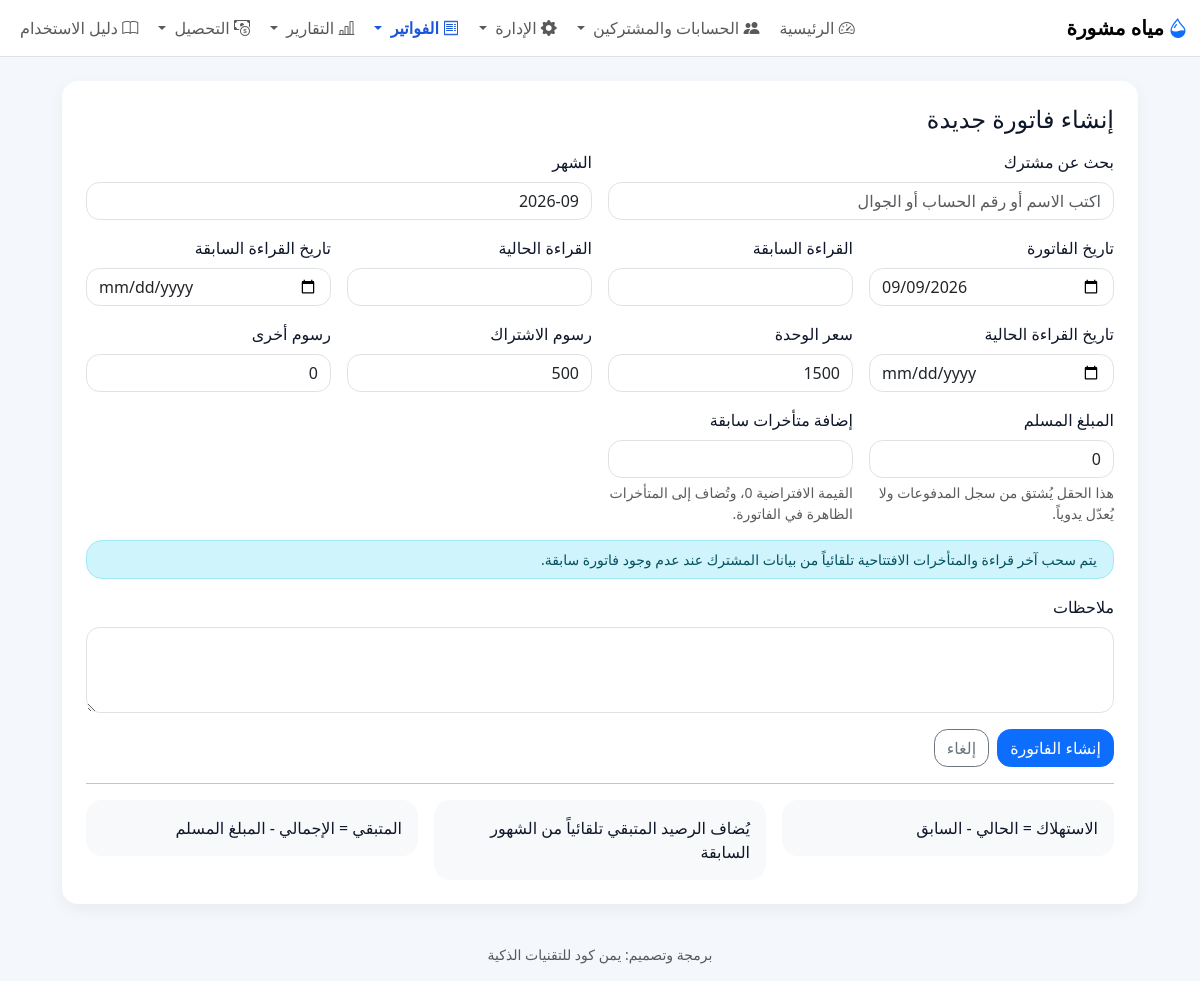
The app's page /invoices/new (signed in) with its own data.
### models.py (models this page shows)
class Base(DeclarativeBase):
    pass

class Settings(Base):
    __tablename__ = "settings"
    key: Mapped[str] = mapped_column(String, primary_key=True)
    value: Mapped[Optional[str]] = mapped_column(String, nullable=True)

### app.py (the view, shortened to what this page needs)
    @app.route("/invoices/new", methods=["GET", "POST"])
    @login_required
    @role_required(["admin", "staff", "collector"])
    def invoice_new():
        db = get_db()
        subscribers_list = db.execute("SELECT id, name, account_number FROM subscribers WHERE active=1 ORDER BY name").fetchall()
        selected_subscriber = None
        sid = request.args.get("subscriber_id", type=int)
        if sid:
            selected_subscriber = db.execute("SELECT * FROM subscribers WHERE id = ?", (sid,)).fetchone()
        return render_template(
            "invoice_form.html",
            subscribers=subscribers_list,
            mode="new",
            selected_subscriber=selected_subscriber,
            defaults={
                "unit_price": get_setting("default_unit_price", DEFAULT_SETTINGS["default_unit_price"]),
                "subscription_fee": get_setting("default_subscription_fee", DEFAULT_SETTINGS["default_subscription_fee"]),
                "invoice_date": date.today().isoformat(),
                "month_label": date.today().isoformat()[:7],
            },
            settings={k: get_setting(k, DEFAULT_SETTINGS[k]) for k in DEFAULT_SETTINGS},
        )

### app.py (called while the page is built)
def login_required(f):
    @wraps(f)
    def decorated_function(*args, **kwargs):
        if session.get("user_id") is None:
            flash("يرجى تسجيل الدخول أولاً.", "warning")
            return redirect(url_for("login"))
        return f(*args, **kwargs)
    return decorated_function

def role_required(allowed_roles):
    def decorator(f):
        @wraps(f)
        def wrapper(*args, **kwargs):
            if not session.get("user_id"):
                return redirect(url_for("login"))
            user_role = g.user["role"] if g.user else None
            if not user_role or user_role.lower() not in [r.lower() for r in allowed_roles]:
                flash("ليس لديك الصلاحية للوصول إلى هذه الصفحة أو تنفيذ هذه العملية.", "danger")
                return redirect(url_for("index"))
            return f(*args, **kwargs)
        return wrapper
    return decorator

### database.py (called while the page is built, shortened)
def get_db():
    if "db" not in g:
        INSTANCE_DIR.mkdir(exist_ok=True)
        g.db = SQLAlchemyDBProxy(SessionLocal())
        try:
            g.db.execute("PRAGMA foreign_keys = ON")
        except Exception:
            pass
    return g.db

@contextmanager
def orm_session_scope():
    session = SessionLocal()
    try:
        yield session
        session.commit()
    except Exception:
        session.rollback()
        raise
    finally:
        session.close()

def get_setting(key, default=""):
    with orm_session_scope() as session:
        row = session.get(Settings, key)
        return row.value if row and row.value is not None else default

    def __getitem__(self, key):
        if isinstance(key, int):
            return self._values[key]
        return self._mapping[key]

    def __len__(self):
        return len(self._values)

    def fetchone(self):
        if self._index >= len(self._rows):
            return None
        row = self._rows[self._index]
        self._index += 1
        return row

    def fetchall(self):
        if self._index >= len(self._rows):
            return []
        rows = self._rows[self._index:]
        self._index = len(self._rows)
        return rows

    def _connection(self):
        return self.session.connection()

    def close(self):
        try:
            self.session.close()
        finally:
            try:
                SessionLocal.remove()
            except Exception:
                pass

### templates/invoice_form.html (shortened to what this page needs)
{% extends "base.html" %}
{% block content %}
<div class="container" style="max-width: 1100px;">
  <div class="card p-4">
    <div class="d-flex justify-content-between align-items-center mb-3">
      <h4 class="mb-0">{{ 'إنشاء فاتورة جديدة' if mode=='new' else 'تعديل الفاتورة' }}</h4>
    </div>
    <form method="post" class="row g-3">
      <div class="col-lg-6">
        <label class="form-label">بحث عن مشترك</label>
        <div id="searchBox">
          <input id="subscriberSearch" class="form-control" placeholder="اكتب الاسم أو رقم الحساب أو الجوال" value="{% if selected_subscriber %}{{ selected_subscriber.name }} - {{ selected_subscriber.account_number }}{% endif %}">
        </div>
      </div>
      <div class="col-lg-6">
        <label class="form-label">الشهر</label>
        <input class="form-control" name="month_label" id="month_label" value="{{ invoice.month_label if invoice else defaults.month_label if defaults else '' }}">
      </div>
      <div class="col-lg-3"><label class="form-label">تاريخ الفاتورة</label><input type="date" class="form-control" name="invoice_date" id="invoice_date" value="{{ invoice.invoice_date if invoice else defaults.invoice_date if defaults else '' }}"></div>
      <div class="col-lg-3"><label class="form-label">القراءة السابقة</label><input class="form-control" name="previous_reading" id="previous_reading" value="{{ invoice.previous_reading if invoice else '' }}"></div>
      <div class="col-lg-3"><label class="form-label">القراءة الحالية</label><input class="form-control" name="current_reading" id="current_reading" value="{{ invoice.current_reading if invoice else '' }}" required></div>
      <div class="col-lg-3"><label class="form-label">تاريخ القراءة السابقة</label><input type="date" class="form-control" name="previous_reading_date" value="{{ invoice.previous_reading_date if invoice else '' }}"></div>
      <div class="col-lg-3"><label class="form-label">تاريخ القراءة الحالية</label><input type="date" class="form-control" name="current_reading_date" value="{{ invoice.current_reading_date if invoice else '' }}"></div>
      <div class="col-lg-3"><label class="form-label">سعر الوحدة</label><input class="form-control" name="unit_price" id="unit_price" value="{{ invoice.unit_price if invoice else defaults.unit_price if defaults else '' }}"></div>
      <div class="col-lg-3"><label class="form-label">رسوم الاشتراك</label><input class="form-control" name="subscription_fee" id="subscription_fee" value="{{ invoice.subscription_fee if invoice else defaults.subscription_fee if defaults else '' }}"></div>
      <div class="col-lg-3"><label class="form-label">رسوم أخرى</label><input class="form-control" name="other_charges" id="other_charges" value="{{ invoice.other_charges if invoice else 0 }}"></div>
      <div class="col-lg-3">
        <label class="form-label">المبلغ المسلم</label>
        <input class="form-control" name="paid_amount" id="paid_amount" value="{{ invoice.paid_amount if invoice else 0 }}" readonly>
        <div class="form-text">هذا الحقل يُشتق من سجل المدفوعات ولا يُعدّل يدوياً.</div>
      </div>
      {% if settings is not defined or settings.manual_previous_arrears_entry|default('1') in ['1','true','True','yes','on'] %}
      <div class="col-lg-3">
        <label class="form-label">إضافة متأخرات سابقة</label>
        <input class="form-control" name="previous_arrears" id="previous_arrears" value="{{ invoice.previous_arrears if invoice else (defaults.previous_arrears if defaults else 0) }}">
        <div class="form-text">القيمة الافتراضية 0، وتُضاف إلى المتأخرات الظاهرة في الفاتورة.</div>
      </div>
      {% endif %}
      <div class="col-lg-12">
        <div class="alert alert-info py-2 mb-0 small rounded-4">
          يتم سحب آخر قراءة والمتأخرات الافتتاحية تلقائياً من بيانات المشترك عند عدم وجود فاتورة سابقة.
        </div>
      </div>
      <div class="col-12">
        <label class="form-label">ملاحظات</label>
        <textarea class="form-control" name="notes" rows="3">{{ invoice.notes if invoice else '' }}</textarea>
      </div>
      <div class="col-12 d-flex gap-2">
        <button class="btn btn-primary">{{ 'إنشاء الفاتورة' if mode=='new' else 'حفظ التعديل' }}</button>
        <a class="btn btn-outline-secondary" href="{{ url_for('invoices') }}">إلغاء</a>
      </div>
    </form>
    <hr>
    <div class="row g-3">
      <div class="col-md-4"><div class="p-3 bg-light rounded-4">الاستهلاك = الحالي - السابق</div></div>
      <div class="col-md-4"><div class="p-3 bg-light rounded-4">يُضاف الرصيد المتبقي تلقائياً من الشهور السابقة</div></div>
      <div class="col-md-4"><div class="p-3 bg-light rounded-4">المتبقي = الإجمالي - المبلغ المسلم</div></div>
    </div>
  </div>
</div>
{% endblock %}

### templates/base.html (shortened to what this page needs)
<!doctype html>
<html lang="ar" dir="rtl" class="notranslate" translate="no" data-theme="{{ setting('ui_theme', 'light') }}">
<head>
  <link href="https://cdn.jsdelivr.net/npm/bootstrap@5.3.3/dist/css/bootstrap.rtl.min.css" rel="stylesheet">
  <link href="https://cdn.jsdelivr.net/npm/bootstrap-icons@1.11.3/font/bootstrap-icons.min.css" rel="stylesheet">
  <link rel="stylesheet" href="{{ url_for('static', filename='css/style.css') }}">
</head>
<body>
  <nav class="navbar navbar-expand-lg bg-white border-bottom sticky-top">
    <div class="container-fluid">
      <a class="navbar-brand" href="{{ url_for('index') }}">
        <i class="bi bi-droplet-half text-primary me-1"></i>{{ setting('project_name', app_name) }}
      </a>
      <div class="collapse navbar-collapse" id="nav">
        <ul class="navbar-nav ms-auto gap-1">
          {% if current_user %}
          <li class="nav-item"><a class="nav-link {% if request.endpoint=='index' %}active{% endif %}" href="{{ url_for('index') }}"><i class="bi bi-speedometer2"></i> الرئيسية</a></li>
          <li class="nav-item dropdown">
              <a class="nav-link dropdown-toggle "
                href="#"
                data-bs-toggle="dropdown">
                  <i class="bi bi-people-fill"></i> الحسابات والمشتركين
              </a>
          </li>
        {% if current_user %}
<li class="nav-item dropdown">
    <a class="nav-link dropdown-toggle {% if request.endpoint in ['employee_portal','staff_monitor','import_data','settings'] %}active{% endif %}"
       href="#"
       data-bs-toggle="dropdown">
        <i class="bi bi-gear-fill"></i> الإدارة
    </a>
</li>
{% endif %}
         <li class="nav-item dropdown">
            <a class="nav-link dropdown-toggle {% if request.endpoint in ['invoices', 'invoice_new', 'invoice_detail', 'invoice_edit', 'invoice_print', 'invoices_print_by_date', 'invoices_bulk_readings', 'invoices_bulk_create'] %}active{% endif %}" href="#" data-bs-toggle="dropdown">
              <i class="bi bi-receipt"></i> الفواتير
            </a>
          </li>
          <li class="nav-item dropdown">
          <a class="nav-link dropdown-toggle " href="#" data-bs-toggle="dropdown">
          <i class="bi bi-bar-chart-line"></i> التقارير
          </a>
          </li>
            <li class="nav-item dropdown">
            <a class="nav-link dropdown-toggle {% if request.endpoint in ['arrears_report','collector_daily_report','collection_trip'] %}active{% endif %}"
               href="#" data-bs-toggle="dropdown">
              <i class="bi bi-cash-coin"></i> التحصيل
            </a>
          </li>
          <li class="nav-item">
            <a class="nav-link {% if request.endpoint=='user_manual' %}active{% endif %}"
               href="{{ url_for('user_manual') }}">
              <i class="bi bi-book"></i> دليل الاستخدام
            </a>
          </li>
         {% endif %}
        </ul>
      </div>
    </div>
  </nav>
  <main class="container-fluid py-3 py-lg-4">
    {% block content %}{% endblock %}
  </main>
  <footer class="container-fluid py-3 text-center small text-muted">
    برمجة وتصميم: يمن كود للتقنيات الذكية
  </footer>
</body>
</html>

### static/css/style.css (style rules this page uses)
body { background: #f6f8fb; font-family: system-ui, -apple-system, "Segoe UI", Tahoma, Arial, sans-serif; }
.card { border: 0; border-radius: 1rem; box-shadow: 0 0.35rem 1rem rgba(0,0,0,.05); }
.form-control, .form-select, .btn { border-radius: .85rem; }

### templates/base.html (style rules this page uses)
:root { --app-bg: #f4f7fb; --app-surface: #ffffff; --app-surface-2: #f8fafc; --app-text: #0f172a; --app-muted: #64748b; --app-border: #dbe4f0; --app-primary: #1a56db; --app-primary-contrast: #ffffff; }
.navbar-brand { font-weight: 800; }
.nav-link.active { font-weight: 700; color: var(--app-primary) !important; }
body { background: var(--app-bg); color: var(--app-text); }
.card, .dropdown-menu, .modal-content { background-color: var(--app-surface); color: var(--app-text); border-color: var(--app-border); }

### templates/invoice_form.html (style rules this page uses)
#searchBox { position: relative; }

### records on screen
Settings: value "مياه مشورة"
Settings: unit_price "1500"
Settings: subscription_fee "500"

### other values on screen
{{ 'إنشاء فاتورة جديدة' if mode=='new' else 'تعديل الفاتورة' }} "إنشاء فاتورة جديدة"
{{ 'إنشاء الفاتورة' if mode=='new' else 'حفظ التعديل' }} "إنشاء الفاتورة"
